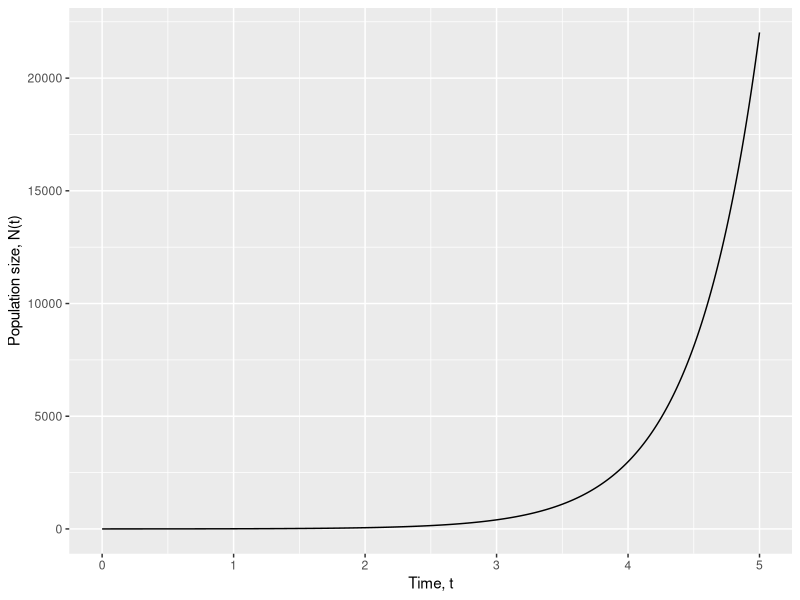
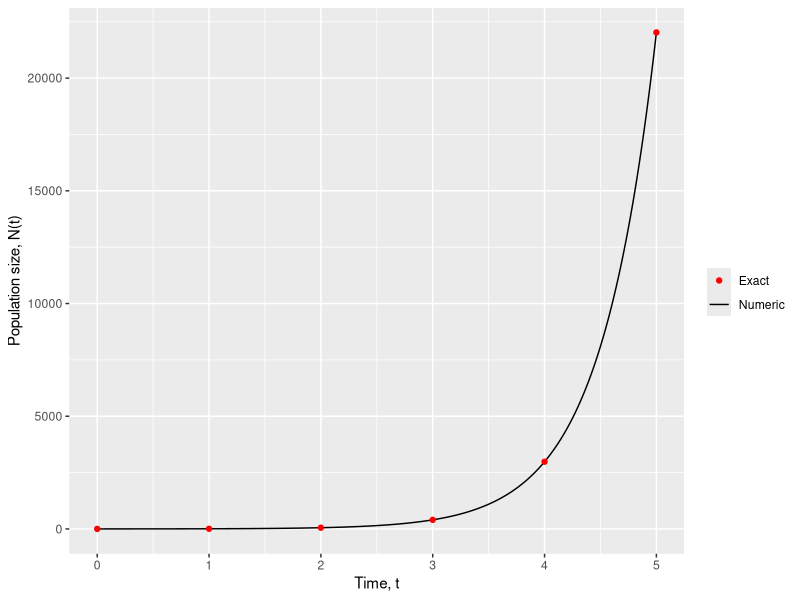
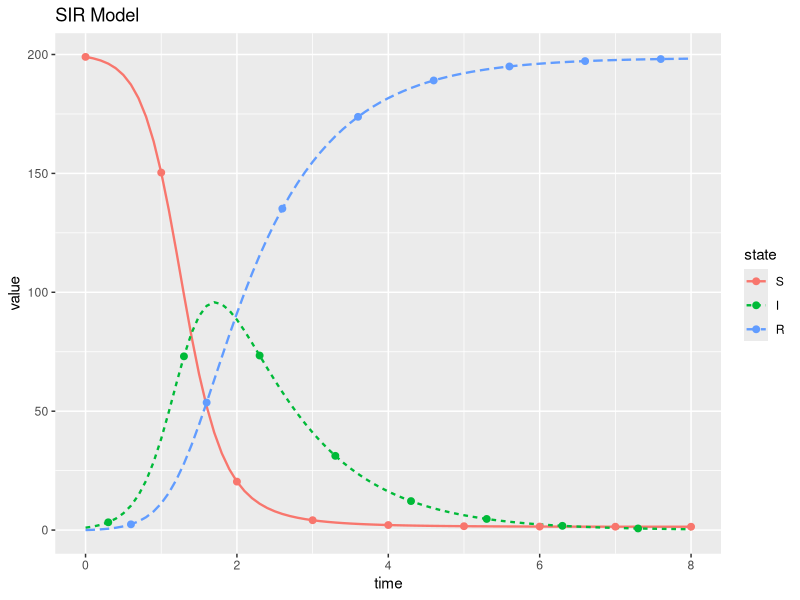
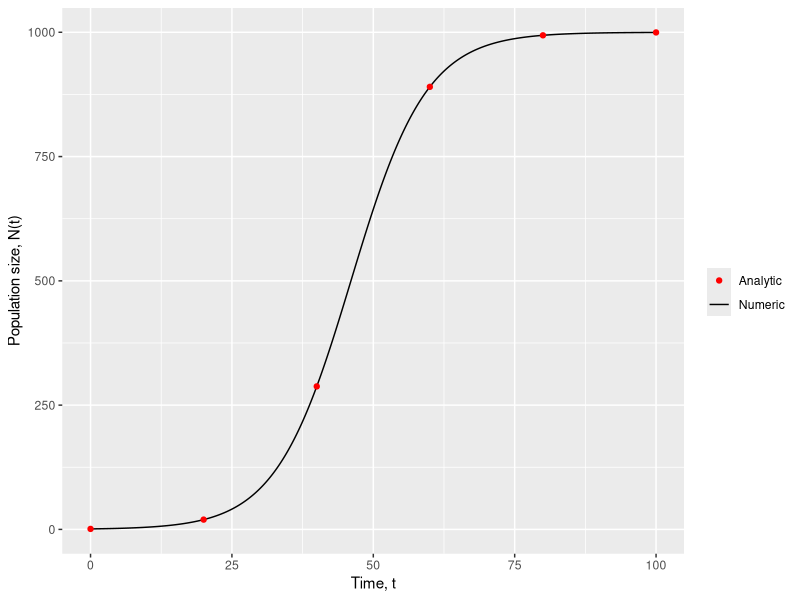
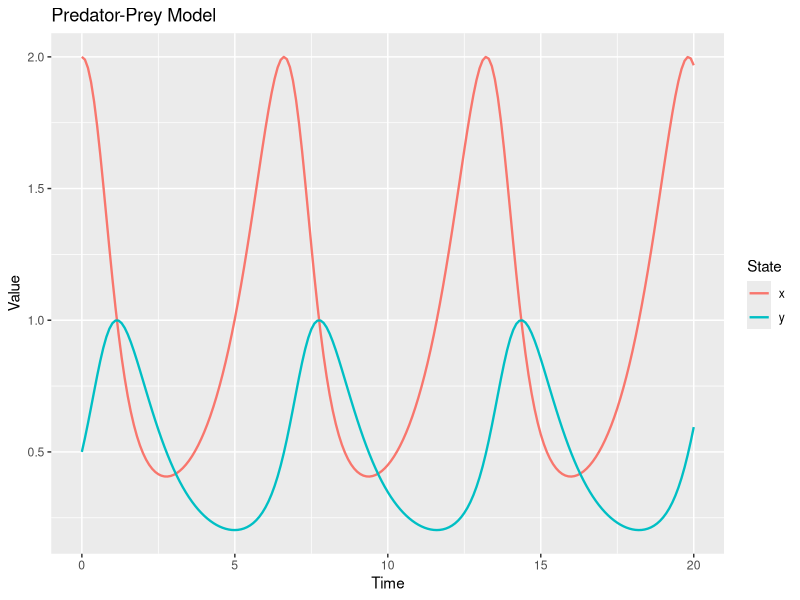

R code for these plots, in order:
## ---- chunk 1
knitr::opts_chunk$set(
    fig.align = "center"
)
## ---- chunk 2
###################################################
## DIFFERENTIAL EQUATIONS IN R PRACTICAL SESSION##
###################################################

# A model for COVID-19
# Some R code to numerically solve a set of ordinary differential equations
# and then plot the results
## ---- chunk 3
#| echo: true
#| warning: false
library(deSolve)
library(tidyverse)
## ---- chunk 4
# Define model parameters and store values in a labelled vector
parameters <- c(r = 2) # Growth rate

# Specify the initial conditions, define state variables and assign initial values
initial_population <- 1 # Start with an initial population size N(0) = 1
state <- c(N = initial_population) # Specify the state variables and initialize them to their initial values
## ---- chunk 5
# We specify the system of differential equations as a function in R
# Here we specify a function with three arguments:
# 1. t : time, which is the dependent variable in our case
# 2. state : a vector of state variables
# 3. parameters : a vector of parameters (ie fixed variables)
population_exponential_growth <- function(t, state, parameters) {
    # Initialize an environment with the elements of state and parameters as local variables
    with(as.list(c(state, parameters)), {
        dNdt <- r * N # The model equation
        list(c(dNdt)) # Return the population growth rate dNdt
    })
}
## ---- chunk 6
# Start with an initial time of t=0 and solve up to t=5 with time increments of 0.01
times <- seq(from = 0, to = 5, by = 0.01)
## ---- chunk 7
# Here we specify four arguments of the ode function:
# 1. y : the state variables
# 2. times : the time lattice over which we solve the differential equation
# 3. func : our differential equation given in terms of our state variables and model parameters
# 4. parms : our model parameters
out <- ode(y = state, times = times, func = population_exponential_growth, parms = parameters)
## ---- chunk 8
head(out)
## ---- chunk 9
ggplot(data = tibble::as_tibble(out), aes(x=time, y=N)) +
    geom_line() +
    labs(x = "Time, t", y="Population size, N(t)")
## ---- chunk 10
# Create a coarse time lattice for display purposes
times_coarse <- seq(from = 0, to = 5, by = 1)
# Calculate the exact solution given the model parameters and initial conditions
exact_population <- initial_population * exp(parameters["r"] * times_coarse)

exact_solution <- tibble::tibble(time = times_coarse, exact_population)

ggplot() +
    geom_line(data = tibble::as_tibble(out), aes(x=time, y=N, colour="Numeric")) +
    geom_point(data = exact_solution, aes(x=time, y=exact_population, colour="Exact")) +
    labs(x = "Time, t", y="Population size, N(t)", colour="") +
    scale_color_manual(values=c("red","black"))
## ---- chunk 11
sir_model <- function(t, state, parameters) {
    with(as.list(c(state, parameters)), {
        N <- S + I + R
        dSdt <- -beta * S * I / N
        dIdt <- beta * S * I / N - gamma * I
        dRdt <- gamma * I

        return(list(c(dSdt, dIdt, dRdt)))
    })
}

parameters <- c(beta = 5, gamma = 1)
initcond <- c(S = 199, I = 1, R = 0)

times <- seq(0, 8, by = 0.1)

out <- ode(y = initcond, times = times, func = sir_model, parms = parameters)


# ggplot likes "long" data, so we pivot our data from wide (1 column per state)
# to long (1 row per state-value pair).
plot_data <- tibble::as_tibble(out) |>
    pivot_longer(!time, names_to = "state") |>
    mutate(state = factor(state, levels=c("S","I","R")))

# x-axis: Time
# y-axis: value of the state
# Colour the lines by state
# Change the type of line depending on state
ggplot(data = plot_data, aes(x=time, y=value, colour=state, linetype=state)) + 
    geom_line(linewidth = 0.8) + # Plot the lines
    geom_point(data = plot_data |> slice(seq(1, n(), 10)), size = 2) + #Overlay points on the line curves
    ggtitle("SIR Model")
## ---- chunk 12
popmodel_logistic <- function(t, state, parameters) {
    with(as.list(c(state, parameters)), {
        dNdt <- r * N * (1 - (N / K))

        return(list(c(dNdt)))
    })
}

parameters_logistic <- c(r = 0.15, K = 1000, N_0 = 1)
state_logistic <- c(N = 1)

times <- seq(from = 0, to = 100, by = 0.01)
times_analytic <- seq(from = 0, to = 100, by = 20)

out <- ode(y = state_logistic, times = times, func = popmodel_logistic, parms = parameters_logistic)

analytic_solution <- parameters_logistic["K"] / (1 + ((parameters_logistic["K"] / state_logistic["N"]) - 1) * exp(-parameters_logistic["r"] * times_analytic))

analytic_solution_data <- tibble::tibble(time = times_analytic, analytic_solution)

ggplot() +
    geom_line(data = tibble::as_tibble(out), aes(x=time, y=N, colour="Numeric")) +
    geom_point(data = analytic_solution_data, aes(x=time, y=analytic_solution, colour="Analytic")) +
    labs(x="Time, t", y="Population size, N(t)", colour="") +
    scale_color_manual(values=c("red","black"))
## ---- chunk 13
# Define model parameters and store values in a labelled vector
parameters <- c(
    alpha = 1, # prey growth rate
    beta = 2, # predation rate
    delta = 1, # predator growth rate
    gamma = 1 # predator death/removal rate
)
## ---- chunk 14
# Specify the initial conditions
initx <- 2 # Initial prey population size
inity <- 0.5 # Initial predator population size

# Define the state variables and assign initial values
state <- c(x = initx, y = inity)
## ---- chunk 15
# Specify the initial and final times of the solution vector
tinit <- 0 # Initial time
tfinal <- 20 # Final time
step_size <- 0.1 # Time increment
times = seq(from = tinit, to = tfinal, by = 0.1) # Time vector
## ---- chunk 16
#| echo: false

# We specify the system of differential equations as a function in R
# Here we specify a function with three arguments:
# 1. t : time, which is the dependent variable in our case
# 2. state : a vector of state variables
# 3. parameters : a vector of parameters (ie fixed variables)
lv_model <- function(t, state, parameters) {
    with(
        # Initialize an environment with the elements of state and parameters as local variables
        as.list(c(state, parameters)),
        {
            # Enter the model equations
            dxdt <- alpha * x - beta * x * y # The rate of change of the prey population
            dydt <- delta * x * y - gamma * y # The rate of change of the predator population

            # Return the rates of change as a list
            # Important: Rates of change list order must match order of state variables defined in state vector
            list(c(dxdt, dydt))
        }
    )
}
## ---- chunk 17
#| echo: false
# Solve the system of differential equations using the ode function from deSolve
# Here we specify four arguments of the ode function:
# 1. y : the state variables
# 2. times : the time lattice over which we solve the differential equation
# 3. func : our differential equation given in terms of our state variables and model parameters
# 4. parms : our model parameters
out <- ode(y = state, times = times, func = lv_model, parms = parameters)
## ---- chunk 18
#| echo: false
lv_model_data <- out |> tibble::as_tibble() |> pivot_longer(!time, names_to="state")

ggplot(lv_model_data, aes(x=time, y=value, colour=state)) +
    geom_line(linewidth = 0.8) +
    labs(x="Time", y="Value", colour="State") +
    ggtitle("Predator-Prey Model")
